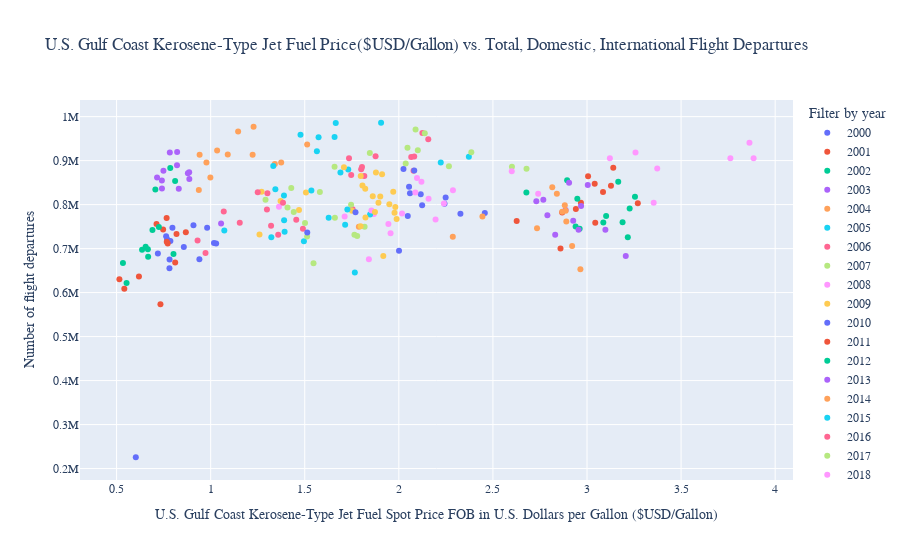

Here is the notebook cell this chart was saved with:
### Code cell
#TOTAL DEPARTURES INTERACTIVE:
fig = px.scatter(flight_and_fuel_desc, x='U.S. Gulf Coast Kerosene-Type Jet Fuel Spot Price FOB in U.S. Dollars per Gallon',
                 y='Total (Domestic and International) Flights Departed', hover_name='ABRV', title='U.S. Gulf Coast Kerosene-Type Jet Fuel Price($USD/Gallon) vs. Total Departures',
                color='YEAR')
fig.update_layout(
    title="U.S. Gulf Coast Kerosene-Type Jet Fuel Price($USD/Gallon) vs. Total, Domestic, International Flight Departures",
    xaxis_title="U.S. Gulf Coast Kerosene-Type Jet Fuel Spot Price FOB in U.S. Dollars per Gallon ($USD/Gallon)",
    yaxis_title="Number of flight departures",
    legend_title="Filter by year",
    font=dict(
        family="Courier New, monospace",
        size=12
    )
)
fig.show()
#TO WRITE TO HTML: fig.write_html('US Gulf Coast Kerosene Jet Fuel Price vs. Flight Departures.html')

### Figure 1 — Plotly figure (JSON) as saved in the notebook; plotly's stock layout.template omitted (floating-point values rounded to 4 significant figures)
{"data": [{"hovertemplate": "<b>%{hovertext}</b><br><br>YEAR=2000<br>U.S. Gulf Coast Kerosene-Type Jet Fuel Spot Price FOB in U.S. Dollars per Gallon=%{x}<br>Total (Domestic and International) Flights Departed=%{y}<extra></extra>", "hovertext": ["Jan 2000", "Feb 2000", "Mar 2000", "Apr 2000", "May 2000", "Jun 2000", "Jul 2000", "Aug 2000", "Sep 2000", "Oct 2000", "Nov 2000", "Dec 2000"], "legendgroup": "2000", "marker": {"color": "#636efa", "symbol": "circle"}, "mode": "markers", "name": "2000", "orientation": "v", "showlegend": true, "type": "scatter", "x": [0.7816, 0.781, 0.7685, 0.7195, 0.7634, 0.7859, 0.7968, 0.9086, 1.018, 0.9813, 1.029, 0.8573], "xaxis": "x", "y": [675253, 655093, 721290, 688593, 728193, 717359, 747625, 753025, 712828, 747507, 711593, 703544], "yaxis": "y"}, {"hovertemplate": "<b>%{hovertext}</b><br><br>YEAR=2001<br>U.S. Gulf Coast Kerosene-Type Jet Fuel Spot Price FOB in U.S. Dollars per Gallon=%{x}<br>Total (Domestic and International) Flights Departed=%{y}<extra></extra>", "hovertext": ["Jan 2001", "Feb 2001", "Mar 2001", "Apr 2001", "May 2001", "Jun 2001", "Jul 2001", "Aug 2001", "Sep 2001", "Oct 2001", "Nov 2001", "Dec 2001"], "legendgroup": "2001", "marker": {"color": "#EF553B", "symbol": "circle"}, "mode": "markers", "name": "2001", "orientation": "v", "showlegend": true, "type": "scatter", "x": [0.868, 0.8114, 0.7475, 0.7718, 0.8186, 0.7667, 0.7122, 0.766, 0.7331, 0.6189, 0.5411, 0.515], "xaxis": "x", "y": [737150, 668491, 743625, 711466, 733405, 715297, 756023, 769528, 573342, 636437, 608834, 630078], "yaxis": "y"}, {"hovertemplate": "<b>%{hovertext}</b><br><br>YEAR=2002<br>U.S. Gulf Coast Kerosene-Type Jet Fuel Spot Price FOB in U.S. Dollars per Gallon=%{x}<br>Total (Domestic and International) Flights Departed=%{y}<extra></extra>", "hovertext": ["Jan 2002", "Feb 2002", "Mar 2002", "Apr 2002", "May 2002", "Jun 2002", "Jul 2002", "Aug 2002", "Sep 2002", "Oct 2002", "Nov 2002", "Dec 2002"], "legendgroup": "2002", "marker": {"color": "#00cc96", "symbol": "circle"}, "mode": "markers", "name": "2002", "orientation": "v", "showlegend": true, "type": "scatter", "x": [0.5338, 0.5531, 0.6355, 0.6678, 0.6663, 0.6544, 0.6906, 0.7249, 0.8024, 0.7853, 0.7061, 0.8111], "xaxis": "x", "y": [667236, 621923, 697616, 681515, 698284, 704121, 742142, 749015, 687981, 883463, 834183, 853616], "yaxis": "y"}, {"hovertemplate": "<b>%{hovertext}</b><br><br>YEAR=2003<br>U.S. Gulf Coast Kerosene-Type Jet Fuel Spot Price FOB in U.S. Dollars per Gallon=%{x}<br>Total (Domestic and International) Flights Departed=%{y}<extra></extra>", "hovertext": ["Jan 2003", "Feb 2003", "Mar 2003", "Apr 2003", "May 2003", "Jun 2003", "Jul 2003", "Aug 2003", "Sep 2003", "Oct 2003", "Nov 2003", "Dec 2003"], "legendgroup": "2003", "marker": {"color": "#ab63fa", "symbol": "circle"}, "mode": "markers", "name": "2003", "orientation": "v", "showlegend": true, "type": "scatter", "x": [0.8867, 1.055, 0.8859, 0.7411, 0.7153, 0.749, 0.783, 0.8219, 0.7408, 0.8212, 0.8306, 0.879], "xaxis": "x", "y": [858235, 756910, 873347, 836778, 861385, 877150, 918202, 919709, 855050, 889321, 836184, 871381], "yaxis": "y"}, {"hovertemplate": "<b>%{hovertext}</b><br><br>YEAR=2004<br>U.S. Gulf Coast Kerosene-Type Jet Fuel Spot Price FOB in U.S. Dollars per Gallon=%{x}<br>Total (Domestic and International) Flights Departed=%{y}<extra></extra>", "hovertext": ["Jan 2004", "Feb 2004", "Mar 2004", "Apr 2004", "May 2004", "Jun 2004", "Jul 2004", "Aug 2004", "Sep 2004", "Oct 2004", "Nov 2004", "Dec 2004"], "legendgroup": "2004", "marker": {"color": "#FFA15A", "symbol": "circle"}, "mode": "markers", "name": "2004", "orientation": "v", "showlegend": true, "type": "scatter", "x": [0.9984, 0.9371, 0.9413, 0.9774, 1.091, 1.034, 1.146, 1.228, 1.375, 1.513, 1.341, 1.223], "xaxis": "x", "y": [861450, 833419, 913197, 895737, 913868, 922734, 966266, 977178, 895866, 936697, 892359, 913373], "yaxis": "y"}, {"hovertemplate": "<b>%{hovertext}</b><br><br>YEAR=2005<br>U.S. Gulf Coast Kerosene-Type Jet Fuel Spot Price FOB in U.S. Dollars per Gallon=%{x}<br>Total (Domestic and International) Flights Departed=%{y}<extra></extra>", "hovertext": ["Jan 2005", "Feb 2005", "Mar 2005", "Apr 2005", "May 2005", "Jun 2005", "Jul 2005", "Aug 2005", "Sep 2005", "Oct 2005", "Nov 2005", "Dec 2005"], "legendgroup": "2005", "marker": {"color": "#19d3f3", "symbol": "circle"}, "mode": "markers", "name": "2005", "orientation": "v", "showlegend": true, "type": "scatter", "x": [1.333, 1.344, 1.574, 1.565, 1.477, 1.659, 1.665, 1.906, 2.223, 2.372, 1.69, 1.731], "xaxis": "x", "y": [887921, 834657, 953274, 921564, 958580, 953560, 985454, 986082, 895792, 908897, 873083, 879784], "yaxis": "y"}, {"hovertemplate": "<b>%{hovertext}</b><br><br>YEAR=2006<br>U.S. Gulf Coast Kerosene-Type Jet Fuel Spot Price FOB in U.S. Dollars per Gallon=%{x}<br>Total (Domestic and International) Flights Departed=%{y}<extra></extra>", "hovertext": ["Jan 2006", "Feb 2006", "Mar 2006", "Apr 2006", "May 2006", "Jun 2006", "Jul 2006", "Aug 2006", "Sep 2006", "Oct 2006", "Nov 2006", "Dec 2006"], "legendgroup": "2006", "marker": {"color": "#FF6692", "symbol": "circle"}, "mode": "markers", "name": "2006", "orientation": "v", "showlegend": true, "type": "scatter", "x": [1.817, 1.754, 1.876, 2.078, 2.066, 2.082, 2.157, 2.125, 1.8, 1.735, 1.747, 1.804], "xaxis": "x", "y": [865181, 789491, 909826, 877226, 908133, 909152, 948488, 962559, 880660, 905251, 867141, 885584], "yaxis": "y"}, {"hovertemplate": "<b>%{hovertext}</b><br><br>YEAR=2007<br>U.S. Gulf Coast Kerosene-Type Jet Fuel Spot Price FOB in U.S. Dollars per Gallon=%{x}<br>Total (Domestic and International) Flights Departed=%{y}<extra></extra>", "hovertext": ["Jan 2007", "Feb 2007", "Mar 2007", "Apr 2007", "May 2007", "Jun 2007", "Jul 2007", "Aug 2007", "Sep 2007", "Oct 2007", "Nov 2007", "Dec 2007"], "legendgroup": "2007", "marker": {"color": "#B6E880", "symbol": "circle"}, "mode": "markers", "name": "2007", "orientation": "v", "showlegend": true, "type": "scatter", "x": [1.658, 1.746, 1.846, 2.036, 2.046, 2.101, 2.138, 2.089, 2.266, 2.385, 2.679, 2.601], "xaxis": "x", "y": [886136, 799849, 917235, 893288, 929257, 923745, 962463, 970945, 887376, 919002, 881417, 885865], "yaxis": "y"}, {"hovertemplate": "<b>%{hovertext}</b><br><br>YEAR=2008<br>U.S. Gulf Coast Kerosene-Type Jet Fuel Spot Price FOB in U.S. Dollars per Gallon=%{x}<br>Total (Domestic and International) Flights Departed=%{y}<extra></extra>", "hovertext": ["Jan 2008", "Feb 2008", "Mar 2008", "Apr 2008", "May 2008", "Jun 2008", "Jul 2008", "Aug 2008", "Sep 2008", "Oct 2008", "Nov 2008", "Dec 2008"], "legendgroup": "2008", "marker": {"color": "#FF97FF", "symbol": "circle"}, "mode": "markers", "name": "2008", "orientation": "v", "showlegend": true, "type": "scatter", "x": [2.6, 2.74, 3.122, 3.373, 3.762, 3.885, 3.863, 3.258, 3.355, 2.288, 1.867, 1.363], "xaxis": "x", "y": [876105, 824853, 905103, 882114, 905619, 905350, 940760, 918415, 804265, 832539, 778859, 795256], "yaxis": "y"}, {"hovertemplate": "<b>%{hovertext}</b><br><br>YEAR=2009<br>U.S. Gulf Coast Kerosene-Type Jet Fuel Spot Price FOB in U.S. Dollars per Gallon=%{x}<br>Total (Domestic and International) Flights Departed=%{y}<extra></extra>", "hovertext": ["Jan 2009", "Feb 2009", "Mar 2009", "Apr 2009", "May 2009", "Jun 2009", "Jul 2009", "Aug 2009", "Sep 2009", "Oct 2009", "Nov 2009", "Dec 2009"], "legendgroup": "2009", "marker": {"color": "#FECB52", "symbol": "circle"}, "mode": "markers", "name": "2009", "orientation": "v", "showlegend": true, "type": "scatter", "x": [1.469, 1.26, 1.271, 1.372, 1.506, 1.807, 1.708, 1.878, 1.751, 1.95, 1.988, 1.977], "xaxis": "x", "y": [787834, 731931, 829443, 808424, 827429, 843567, 885129, 872942, 786273, 800680, 767091, 781223], "yaxis": "y"}, {"hovertemplate": "<b>%{hovertext}</b><br><br>YEAR=2010<br>U.S. Gulf Coast Kerosene-Type Jet Fuel Spot Price FOB in U.S. Dollars per Gallon=%{x}<br>Total (Domestic and International) Flights Departed=%{y}<extra></extra>", "hovertext": ["Jan 2010", "Feb 2010", "Mar 2010", "Apr 2010", "May 2010", "Jun 2010", "Jul 2010", "Aug 2010", "Sep 2010", "Oct 2010", "Nov 2010", "Dec 2010"], "legendgroup": "2010", "marker": {"color": "#636efa", "symbol": "circle"}, "mode": "markers", "name": "2010", "orientation": "v", "showlegend": true, "type": "scatter", "x": [2.047, 2.001, 2.116, 2.243, 2.059, 2.054, 2.025, 2.082, 2.124, 2.249, 2.327, 2.457], "xaxis": "x", "y": [773848, 694852, 823745, 801912, 826013, 840472, 880716, 877323, 798280, 816235, 779476, 781182], "yaxis": "y"}, {"hovertemplate": "<b>%{hovertext}</b><br><br>YEAR=2011<br>U.S. Gulf Coast Kerosene-Type Jet Fuel Spot Price FOB in U.S. Dollars per Gallon=%{x}<br>Total (Domestic and International) Flights Departed=%{y}<extra></extra>", "hovertext": ["Jan 2011", "Feb 2011", "Mar 2011", "Apr 2011", "May 2011", "Jun 2011", "Jul 2011", "Aug 2011", "Sep 2011", "Oct 2011", "Nov 2011", "Dec 2011"], "legendgroup": "2011", "marker": {"color": "#EF553B", "symbol": "circle"}, "mode": "markers", "name": "2011", "orientation": "v", "showlegend": true, "type": "scatter", "x": [2.626, 2.859, 3.127, 3.27, 3.085, 3.041, 3.14, 3.006, 2.941, 2.968, 3.044, 2.868], "xaxis": "x", "y": [762952, 700172, 842713, 803156, 828632, 847226, 883789, 864710, 789820, 803947, 758665, 782311], "yaxis": "y"}, {"hovertemplate": "<b>%{hovertext}</b><br><br>YEAR=2012<br>U.S. Gulf Coast Kerosene-Type Jet Fuel Spot Price FOB in U.S. Dollars per Gallon=%{x}<br>Total (Domestic and International) Flights Departed=%{y}<extra></extra>", "hovertext": ["Jan 2012", "Feb 2012", "Mar 2012", "Apr 2012", "May 2012", "Jun 2012", "Jul 2012", "Aug 2012", "Sep 2012", "Oct 2012", "Nov 2012", "Dec 2012"], "legendgroup": "2012", "marker": {"color": "#00cc96", "symbol": "circle"}, "mode": "markers", "name": "2012", "orientation": "v", "showlegend": true, "type": "scatter", "x": [3.087, 3.217, 3.255, 3.227, 2.949, 2.678, 2.894, 3.166, 3.189, 3.102, 2.961, 2.94], "xaxis": "x", "y": [759391, 725843, 818043, 791100, 813573, 827468, 855309, 851877, 759941, 774018, 745299, 750332], "yaxis": "y"}, {"hovertemplate": "<b>%{hovertext}</b><br><br>YEAR=2013<br>U.S. Gulf Coast Kerosene-Type Jet Fuel Spot Price FOB in U.S. Dollars per Gallon=%{x}<br>Total (Domestic and International) Flights Departed=%{y}<extra></extra>", "hovertext": ["Jan 2013", "Feb 2013", "Mar 2013", "Apr 2013", "May 2013", "Jun 2013", "Jul 2013", "Aug 2013", "Sep 2013", "Oct 2013", "Nov 2013", "Dec 2013"], "legendgroup": "2013", "marker": {"color": "#ab63fa", "symbol": "circle"}, "mode": "markers", "name": "2013", "orientation": "v", "showlegend": true, "type": "scatter", "x": [3.098, 3.206, 2.969, 2.79, 2.731, 2.768, 2.905, 3.004, 2.927, 2.886, 2.831, 2.955], "xaxis": "x", "y": [743064, 683107, 797068, 775693, 807846, 810970, 849511, 844382, 763072, 787625, 731725, 742696], "yaxis": "y"}, {"hovertemplate": "<b>%{hovertext}</b><br><br>YEAR=2014<br>U.S. Gulf Coast Kerosene-Type Jet Fuel Spot Price FOB in U.S. Dollars per Gallon=%{x}<br>Total (Domestic and International) Flights Departed=%{y}<extra></extra>", "hovertext": ["Jan 2014", "Feb 2014", "Mar 2014", "Apr 2014", "May 2014", "Jun 2014", "Jul 2014", "Aug 2014", "Sep 2014", "Oct 2014", "Nov 2014", "Dec 2014"], "legendgroup": "2014", "marker": {"color": "#FFA15A", "symbol": "circle"}, "mode": "markers", "name": "2014", "orientation": "v", "showlegend": true, "type": "scatter", "x": [2.921, 2.965, 2.887, 2.89, 2.869, 2.882, 2.815, 2.84, 2.734, 2.444, 2.287, 1.788], "xaxis": "x", "y": [705702, 652946, 786174, 761380, 783699, 798699, 839426, 824472, 746219, 772745, 727062, 749629], "yaxis": "y"}, {"hovertemplate": "<b>%{hovertext}</b><br><br>YEAR=2015<br>U.S. Gulf Coast Kerosene-Type Jet Fuel Spot Price FOB in U.S. Dollars per Gallon=%{x}<br>Total (Domestic and International) Flights Departed=%{y}<extra></extra>", "hovertext": ["Jan 2015", "Feb 2015", "Mar 2015", "Apr 2015", "May 2015", "Jun 2015", "Jul 2015", "Aug 2015", "Sep 2015", "Oct 2015", "Nov 2015", "Dec 2015"], "legendgroup": "2015", "marker": {"color": "#19d3f3", "symbol": "circle"}, "mode": "markers", "name": "2015", "orientation": "v", "showlegend": true, "type": "scatter", "x": [1.496, 1.766, 1.627, 1.715, 1.847, 1.726, 1.535, 1.39, 1.393, 1.39, 1.322, 1.073], "xaxis": "x", "y": [716894, 645632, 770410, 754436, 777263, 788961, 832298, 820852, 738109, 764642, 725638, 740892], "yaxis": "y"}, {"hovertemplate": "<b>%{hovertext}</b><br><br>YEAR=2016<br>U.S. Gulf Coast Kerosene-Type Jet Fuel Spot Price FOB in U.S. Dollars per Gallon=%{x}<br>Total (Domestic and International) Flights Departed=%{y}<extra></extra>", "hovertext": ["Jan 2016", "Feb 2016", "Mar 2016", "Apr 2016", "May 2016", "Jun 2016", "Jul 2016", "Aug 2016", "Sep 2016", "Oct 2016", "Nov 2016", "Dec 2016"], "legendgroup": "2016", "marker": {"color": "#FF6692", "symbol": "circle"}, "mode": "markers", "name": "2016", "orientation": "v", "showlegend": true, "type": "scatter", "x": [0.9304, 0.9727, 1.069, 1.155, 1.299, 1.384, 1.25, 1.302, 1.321, 1.455, 1.359, 1.49], "xaxis": "x", "y": [718644, 690174, 784062, 758602, 788963, 803990, 827948, 826004, 752158, 765697, 731751, 744854], "yaxis": "y"}, {"hovertemplate": "<b>%{hovertext}</b><br><br>YEAR=2017<br>U.S. Gulf Coast Kerosene-Type Jet Fuel Spot Price FOB in U.S. Dollars per Gallon=%{x}<br>Total (Domestic and International) Flights Departed=%{y}<extra></extra>", "hovertext": ["Jan 2017", "Feb 2017", "Mar 2017", "Apr 2017", "May 2017", "Jun 2017", "Jul 2017", "Aug 2017", "Sep 2017", "Oct 2017", "Nov 2017", "Dec 2017"], "legendgroup": "2017", "marker": {"color": "#B6E880", "symbol": "circle"}, "mode": "markers", "name": "2017", "orientation": "v", "showlegend": true, "type": "scatter", "x": [1.512, 1.547, 1.442, 1.502, 1.408, 1.292, 1.428, 1.58, 1.779, 1.66, 1.764, 1.818], "xaxis": "x", "y": [727328, 666946, 783454, 758016, 793589, 810890, 837934, 828757, 728631, 770382, 731623, 749755], "yaxis": "y"}, {"hovertemplate": "<b>%{hovertext}</b><br><br>YEAR=2018<br>U.S. Gulf Coast Kerosene-Type Jet Fuel Spot Price FOB in U.S. Dollars per Gallon=%{x}<br>Total (Domestic and International) Flights Departed=%{y}<extra></extra>", "hovertext": ["Jan 2018", "Feb 2018", "Mar 2018", "Apr 2018", "May 2018", "Jun 2018", "Jul 2018", "Aug 2018", "Sep 2018", "Oct 2018", "Nov 2018", "Dec 2018"], "legendgroup": "2018", "marker": {"color": "#FF97FF", "symbol": "circle"}, "mode": "markers", "name": "2018", "orientation": "v", "showlegend": true, "type": "scatter", "x": [1.956, 1.841, 1.854, 2.017, 2.158, 2.088, 2.096, 2.12, 2.195, 2.24, 1.945, 1.712], "xaxis": "x", "y": [735065, 675694, 786560, 779993, 813120, 827449, 860394, 852231, 765883, 802520, 755760, 773006], "yaxis": "y"}, {"hovertemplate": "<b>%{hovertext}</b><br><br>YEAR=2019<br>U.S. Gulf Coast Kerosene-Type Jet Fuel Spot Price FOB in U.S. Dollars per Gallon=%{x}<br>Total (Domestic and International) Flights Departed=%{y}<extra></extra>", "hovertext": ["Jan 2019", "Feb 2019", "Mar 2019", "Apr 2019", "May 2019", "Jun 2019", "Jul 2019", "Aug 2019", "Sep 2019", "Oct 2019", "Nov 2019", "Dec 2019"], "legendgroup": "2019", "marker": {"color": "#FECB52", "symbol": "circle"}, "mode": "markers", "name": "2019", "orientation": "v", "showlegend": true, "type": "scatter", "x": [1.797, 1.917, 1.901, 1.981, 1.97, 1.822, 1.911, 1.797, 1.873, 1.861, 1.823, 1.892], "xaxis": "x", "y": [750771, 683126, 818710, 794749, 828988, 836087, 868873, 864967, 783077, 818841, 770573, 804018], "yaxis": "y"}, {"hovertemplate": "<b>%{hovertext}</b><br><br>YEAR=2020<br>U.S. Gulf Coast Kerosene-Type Jet Fuel Spot Price FOB in U.S. Dollars per Gallon=%{x}<br>Total (Domestic and International) Flights Departed=%{y}<extra></extra>", "hovertext": ["Jan 2020", "Feb 2020", "Mar 2020", "Apr 2020"], "legendgroup": "2020", "marker": {"color": "#636efa", "symbol": "circle"}, "mode": "markers", "name": "2020", "orientation": "v", "showlegend": true, "type": "scatter", "x": [1.77, 1.513, 0.9401, 0.6021], "xaxis": "x", "y": [782361, 736338, 675630, 225712], "yaxis": "y"}], "layout": {"font": {"family": "Courier New, monospace", "size": 12}, "legend": {"title": {"text": "Filter by year"}, "tracegroupgap": 0}, "title": {"text": "U.S. Gulf Coast Kerosene-Type Jet Fuel Price($USD/Gallon) vs. Total, Domestic, International Flight Departures"}, "xaxis": {"anchor": "y", "domain": [0, 1], "title": {"text": "U.S. Gulf Coast Kerosene-Type Jet Fuel Spot Price FOB in U.S. Dollars per Gallon ($USD/Gallon)"}}, "yaxis": {"anchor": "x", "domain": [0, 1], "title": {"text": "Number of flight departures"}}}}
